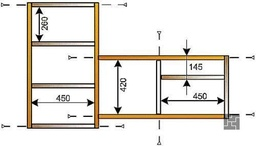
#> input picture lab6/image.jpg, 256 x 146 px, shrunk from 500 x 286 before the run
$ jupyter execute --allow-errors examples.ipynb
#> lines starting #> are read from the running program, lines starting #| are printed output that depends on the picture
[cell 1]
import cv2
import numpy as np
from matplotlib import pyplot as plt
from skimage import feature
from scipy import ndimage as nimg
import matplotlib.image as img
from skimage.io import imread
from skimage import color
import sys
import math
import pdb

img_orig = cv2.imread('lines.jpg')
#> (the rest of this cell did not finish here and is left out)

[cell 2]
import cv2
import numpy as np
from matplotlib import pyplot as plt
from skimage import feature
from scipy import ndimage as nimg
import matplotlib.image as img
from skimage.io import imread
from skimage import color
import sys
import math
import pdb

def hough_transform(img_bin):
    nR,nC = img_bin.shape
    thetas = np.deg2rad(np.arange(0.0, 180.0))
    D = np.sqrt((nR - 1)**2 + (nC - 1)**2)
    q = np.ceil(D)
    nrho = 2*q + 1
    rhos = np.linspace(-q, q, nrho)
    cos_t = np.cos(thetas)
    sin_t = np.sin(thetas)
    H = np.zeros((len(rhos), len(thetas)))
    for rowIdx in range(nR):
        for colIdx in range(nC):
            if img_bin[rowIdx, colIdx]:
                for thIdx in range(len(thetas)):
                    rhoVal = colIdx*cos_t[thIdx] + rowIdx*sin_t[thIdx]
                    rhoIdx = np.nonzero(np.abs(rhos-rhoVal) == np.min(np.abs(rhos-rhoVal)))[0]
                    H[rhoIdx, thIdx] += 1
    return rhos, thetas, H
def hough_peaks(H, num_peaks, nhood_size):
    indicies = []
    H1 = np.copy(H)
    for i in range(num_peaks):
        idx = np.argmax(H1)
        H1_idx = np.unravel_index(idx, H1.shape)
        indicies.append(H1_idx)
    return indicies, H

img_orig = cv2.imread('image.jpg')
#> img_orig is the input picture: shape (146, 256, 3); mean B, G, R 224.4, 229.8, 233.3
img1 = img_orig[:,:,::-1]
bw = cv2.cvtColor(img1, cv2.COLOR_BGR2GRAY)
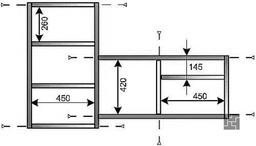
#> bw: shape (146, 256); min 0, max 255, mean 228.6
img_g = color.rgb2gray(bw)
img = img_orig.copy()
edges = feature.canny(img_g, sigma=2)
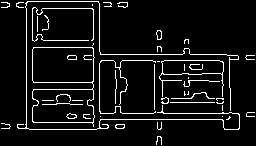
#> edges: shape (146, 256) bool; 7.4% white in thin lines or dots

rhos, thetas, H = hough_transform(edges)
#> after the loop in hough_transform, `for rowIdx in range(nR):`:
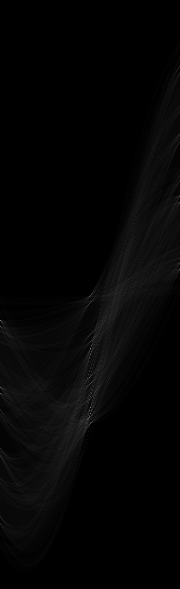
#> H: shape (589, 180) float64; min 0, max 130, mean 4.7
#> rhos = 589 values from -294 to 294; thetas = 180 values from 0 to 3.12

indicies, H = hough_peaks(H, 5, 11)
#> after the loop in hough_peaks, `for i in range(num_peaks):`: indicies = [(413, 90), (413, 90), (413, 90), (413, 90), (413, 90)]
print(indicies)
#| [(413, 90), (413, 90), (413, 90), (413, 90), (413, 90)]
